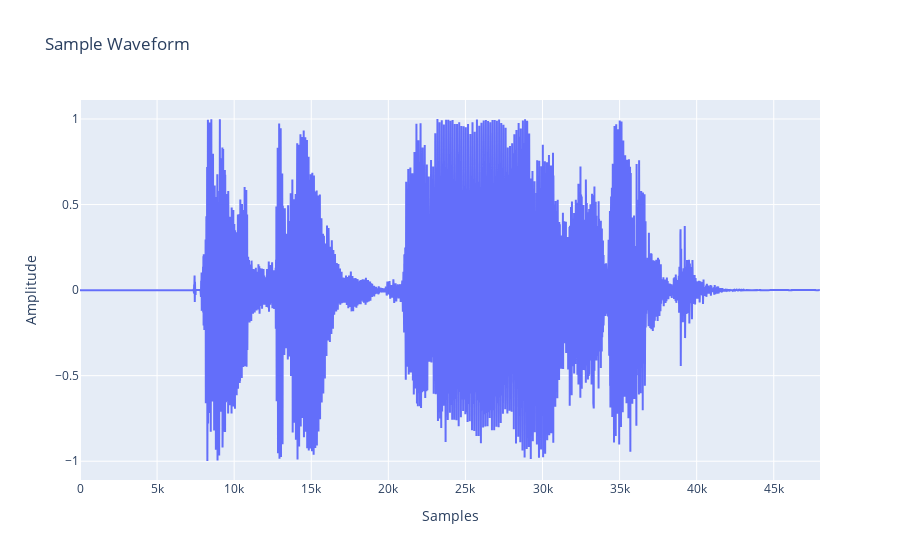

Write notebook code for a chart like this one.
### Code cell
# Visualize a sample waveform
sample_file_path = str(training_audio_list[0])
wave = load_wav_16k_mono(sample_file_path)
fig_wave = go.Figure()
fig_wave.add_trace(go.Scatter(y=wave, mode='lines', name='Waveform'))
fig_wave.update_layout(title="Sample Waveform", xaxis_title="Samples", yaxis_title="Amplitude")
fig_wave.show()

### Figure 1 — Plotly figure (JSON) as saved in the notebook; plotly's stock layout.template omitted (floating-point values rounded to 4 significant figures; data arrays with more than 128 entries replaced by an {"elided": "..."} marker saying what was removed)
{"data": [{"mode": "lines", "name": "Waveform", "type": "scatter", "y": {"elided": "48000 float values"}}], "layout": {"title": {"text": "Sample Waveform"}, "xaxis": {"title": {"text": "Samples"}}, "yaxis": {"title": {"text": "Amplitude"}}}}
